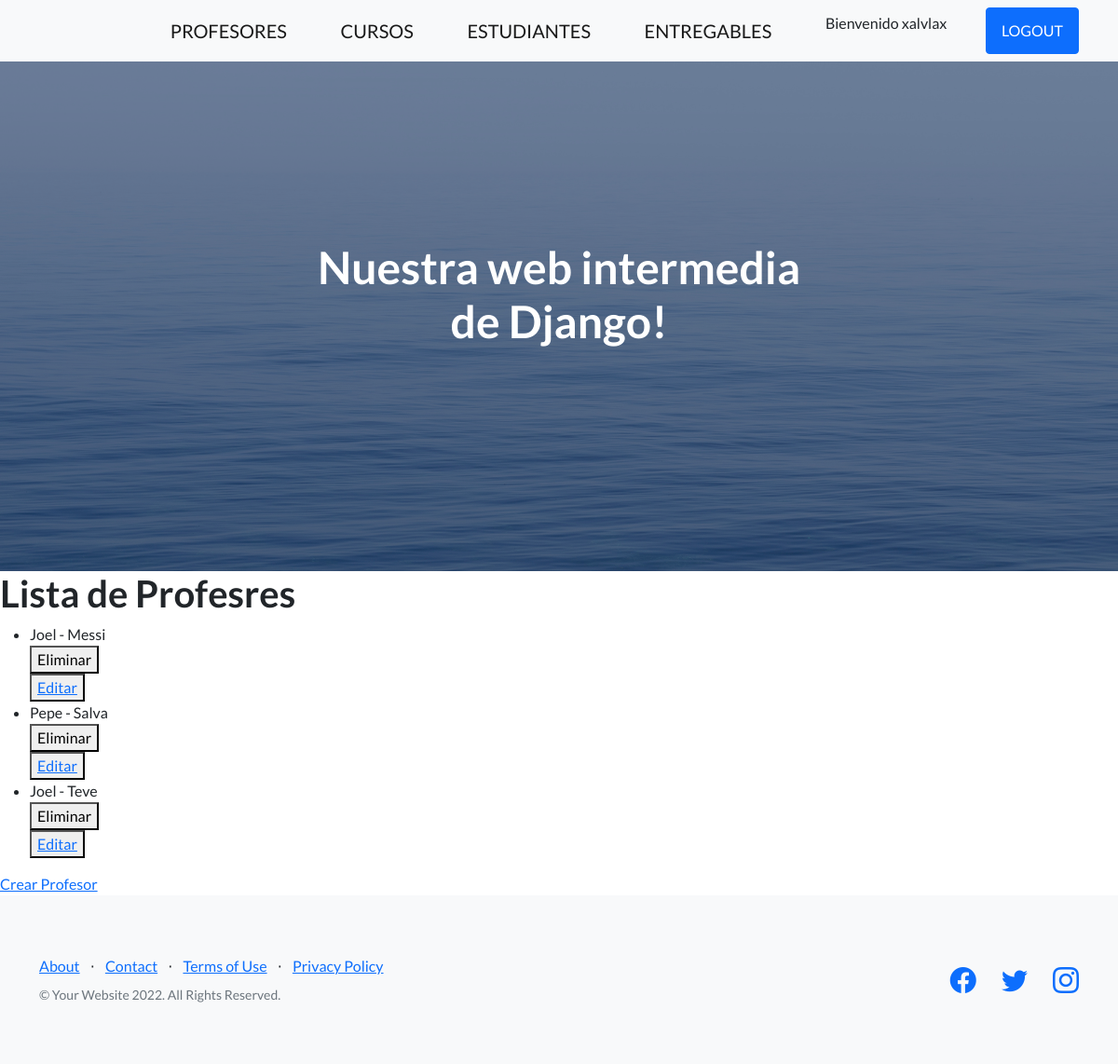
Screenshot of /app-coder/listaProfesores/ (signed in) with the database file from the repository.
### App_Coder/models.py (models this page shows)
class Profesor(models.Model):
    nombre = models.CharField(max_length=30)
    apellido = models.CharField(max_length=30)
    email = models.EmailField()
    profesion = models.CharField(max_length=30)
    user_is = models.OneToOneField(User, on_delete=models.CASCADE, null=True, blank=True)
    def __str__(self) -> str:
        return f'{self.nombre} - {self.apellido}'

### App_Coder/views.py (the view)
# urls.py: path('listaProfesores/', listaProfesores, name="ListaProfesores"),
@login_required
def listaProfesores(request):
    profesores = Profesor.objects.all()
    contexto = {"profesores": profesores}
    return render(request, "leerProfesores.html", contexto)

### App_Coder/templates/leerProfesores.html
{% extends 'padre.html' %}
{% load static %}
{% block bloqueQueCambia %}
    <h1>Lista de Profesres</h1>
    <ul>
        {% for profesor in profesores %}
            <li>{{profesor}}</li>
            <div>
                <form action="{% url 'EliminarProfesor' profesor.id %}" method="POST">{% csrf_token %}
                    <button type="submit">Eliminar</button>
                </form>
                <button>
                    <a href="{% url 'EditarProfesor' profesor.id %}">Editar</a>
                </button>
            </div>
        {% endfor %}
    </ul>
    <a href="{% url 'CreaProfesor' %}">Crear Profesor</a>
{% endblock bloqueQueCambia %}

### App_Coder/templates/padre.html (shortened to what this page needs)
<!DOCTYPE html>
<html lang="en">
    <head>
        {% load static %}
        <link href="https://cdn.jsdelivr.net/npm/bootstrap-icons@1.5.0/font/bootstrap-icons.css" rel="stylesheet" type="text/css" />
        <link href="{% static 'css/styles.css' %}" rel="stylesheet" />
    </head>
    <body>
        <nav class="navbar navbar-light bg-light static-top">
            <div class="container">
                <a class="navbar-brand" href="{% url 'ListaProfesores' %}">PROFESORES</a>
                <a class="navbar-brand" href="{% url 'ListaCursos' %}">CURSOS</a>
                <a class="navbar-brand" href="{% url 'Estudiantes' %}">ESTUDIANTES</a>
                <a class="navbar-brand" href="{% url 'Entregables' %}">ENTREGABLES</a>
                {% if user.is_authenticated %}
                    <p>Bienvenido {{user.username}}</p>
                    <a class="btn btn-primary" href="{% url 'Logout' %}">LOGOUT</a>
                {% else %}
                    <a class="btn btn-primary" href="{% url 'Login' %}">LOGIN</a>
                {% endif %}
            </div>
        </nav>
        <header class="masthead">
            <div class="container position-relative">
                <div class="row justify-content-center">
                    <div class="col-xl-6">
                        <div class="text-center text-white">
                            <h1 class="mb-5">Nuestra web intermedia de Django!</h1>
                        </div>
                    </div>
                </div>
            </div>
        </header>
        {% block bloqueQueCambia %}
        {% endblock bloqueQueCambia %}
        <footer class="footer bg-light">
            <div class="container">
                <div class="row">
                    <div class="col-lg-6 h-100 text-center text-lg-start my-auto">
                        <ul class="list-inline mb-2">
                            <li class="list-inline-item"><a href="#!">About</a></li>
                            <li class="list-inline-item">⋅</li>
                            <li class="list-inline-item"><a href="#!">Contact</a></li>
                            <li class="list-inline-item">⋅</li>
                            <li class="list-inline-item"><a href="#!">Terms of Use</a></li>
                            <li class="list-inline-item">⋅</li>
                            <li class="list-inline-item"><a href="#!">Privacy Policy</a></li>
                        </ul>
                        <p class="text-muted small mb-4 mb-lg-0">&copy; Your Website 2022. All Rights Reserved.</p>
                    </div>
                    <div class="col-lg-6 h-100 text-center text-lg-end my-auto">
                        <ul class="list-inline mb-0">
                            <li class="list-inline-item me-4">
                                <a href="#!"><i class="bi-facebook fs-3"></i></a>
                            </li>
                            <li class="list-inline-item me-4">
                                <a href="#!"><i class="bi-twitter fs-3"></i></a>
                            </li>
                            <li class="list-inline-item">
                                <a href="#!"><i class="bi-instagram fs-3"></i></a>
                            </li>
                        </ul>
                    </div>
                </div>
            </div>
        </footer>
    </body>
</html>

### rows the page displays
Profesor: nombre+apellido "Joel - Messi"
Profesor: nombre+apellido "Pepe - Salva"
Profesor: nombre+apellido "Joel - Teve"

### other values shown
{{ user.username }} "xalvlax"
